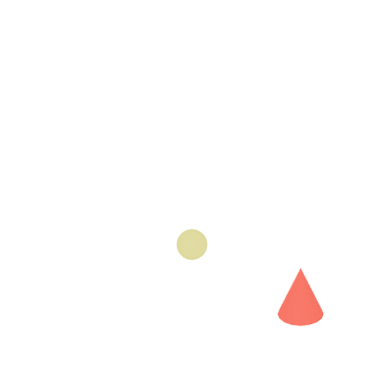
#> input picture meshyout/verify_cones3/dir1_S.png, 384 x 384 px, given in place of dir0_SE.png, which was not available
$ python make_comparison2.py
#> lines starting #> are read from the running program, lines starting #| are printed output that depends on the picture
"""
Side-by-side: Blender cone probe (left) vs in-game screenshot (right)
for each of 8 movement directions. 4 columns × 2 rows.
Left cell: probe render (cropped to 384x384 inner area, then scaled to CELL).
Right cell: game screenshot (cropped around character center).
"""
import pathlib
from PIL import Image, ImageDraw

ROOT     = pathlib.Path(__file__).parent
CONE_DIR = ROOT / "meshyout" / "verify_cones3"
GAME_DIR = ROOT / "game" / "pw_out" / "8dir"

MOVES  = [("E",0),("SE",7),("S",5),("SW",4),("W",4),("NW",3),("N",1),("NE",0)]
LABELS = ["SE","S","SW","W","NW","N","NE","E"]
ANGLES = [90.0, 28.8, 1.3, 334.1, 270.0, 205.9, 178.7, 151.2]

CELL = 240   # px per cell
PAD  = 4

items = []
for move_name, dir_idx in MOVES:
    cone = Image.open(CONE_DIR / f"dir{dir_idx}_{LABELS[dir_idx]}.png").convert("RGBA")
#> cone is the input picture: PIL image 384x384 RGBA; mean R, G, B, A 4.1, 2.7, 2.1, 3.9
    game = Image.open(GAME_DIR / f"move_{move_name}_expect_dir{dir_idx}.png").convert("RGBA")
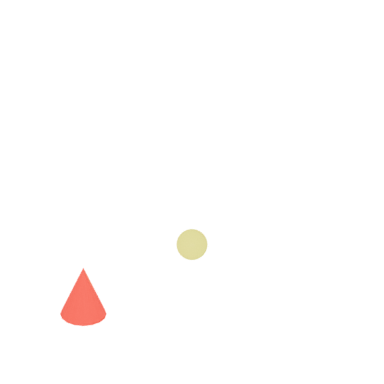
#> input picture meshyout/verify_cones3/dir7_E.png, 384 x 384 px, given in place of move_E_expect_dir0.png, which was not available
#> game is the input picture: PIL image 384x384 RGBA; mean R, G, B, A 4.1, 2.7, 2.1, 3.9

    cone = cone.resize((CELL, CELL), Image.LANCZOS)
#> cone: PIL image 240x240 RGBA

    # Crop game screenshot around character center
    gw, gh = game.size
#> gw = 384; gh = 384
    cx, cy = gw // 2, int(gh * 0.42)
#> cx = 192; cy = 161
    half = CELL // 2
    l, t = max(0,cx-half), max(0,cy-half)
#> l = 72; t = 41
    r_, b_ = min(gw,cx+half), min(gh,cy+half)
#> r_ = 312; b_ = 281
    game_crop = game.crop((l, t, r_, b_)).resize((CELL, CELL), Image.LANCZOS)
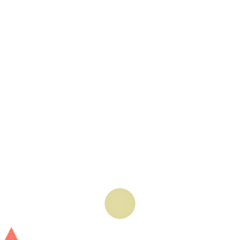
#> game_crop: PIL image 240x240 RGBA; mean R, G, B, A 3.8, 3.5, 2.6, 3.6; transparent parts drawn white

    pair = Image.new("RGBA", (CELL*2+PAD*3, CELL+PAD*2+28), (25,25,25,255))
    pair.paste(cone, (PAD, PAD))
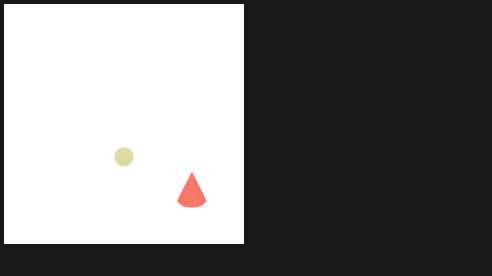
#> pair: PIL image 492x276 RGBA; mean R, G, B, A 16.5, 15.7, 15.4, 148.5; transparent parts drawn white
    pair.paste(game_crop, (PAD+CELL+PAD, PAD))
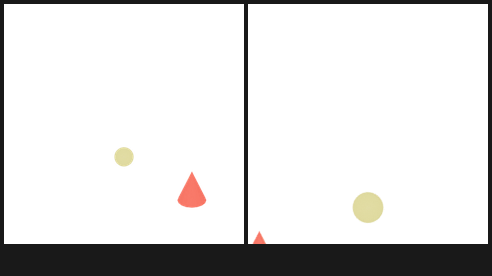
#> pair: PIL image 492x276 RGBA; mean R, G, B, A 7.5, 6.6, 5.9, 41.9; transparent parts drawn white
#> (the run stopped early here; a loop or call above may not have finished)
